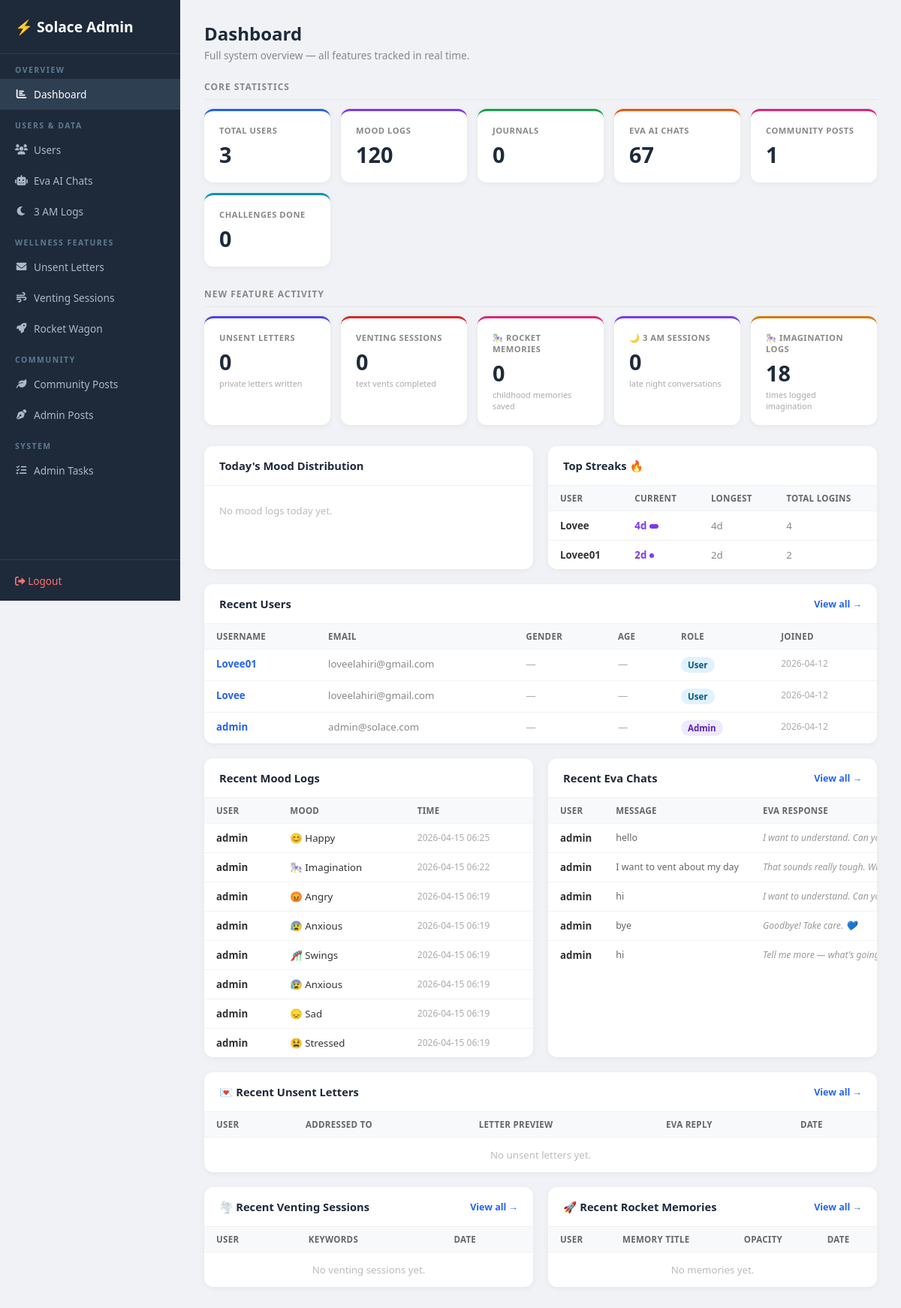
Page /admin (signed in) on the earlier database version.
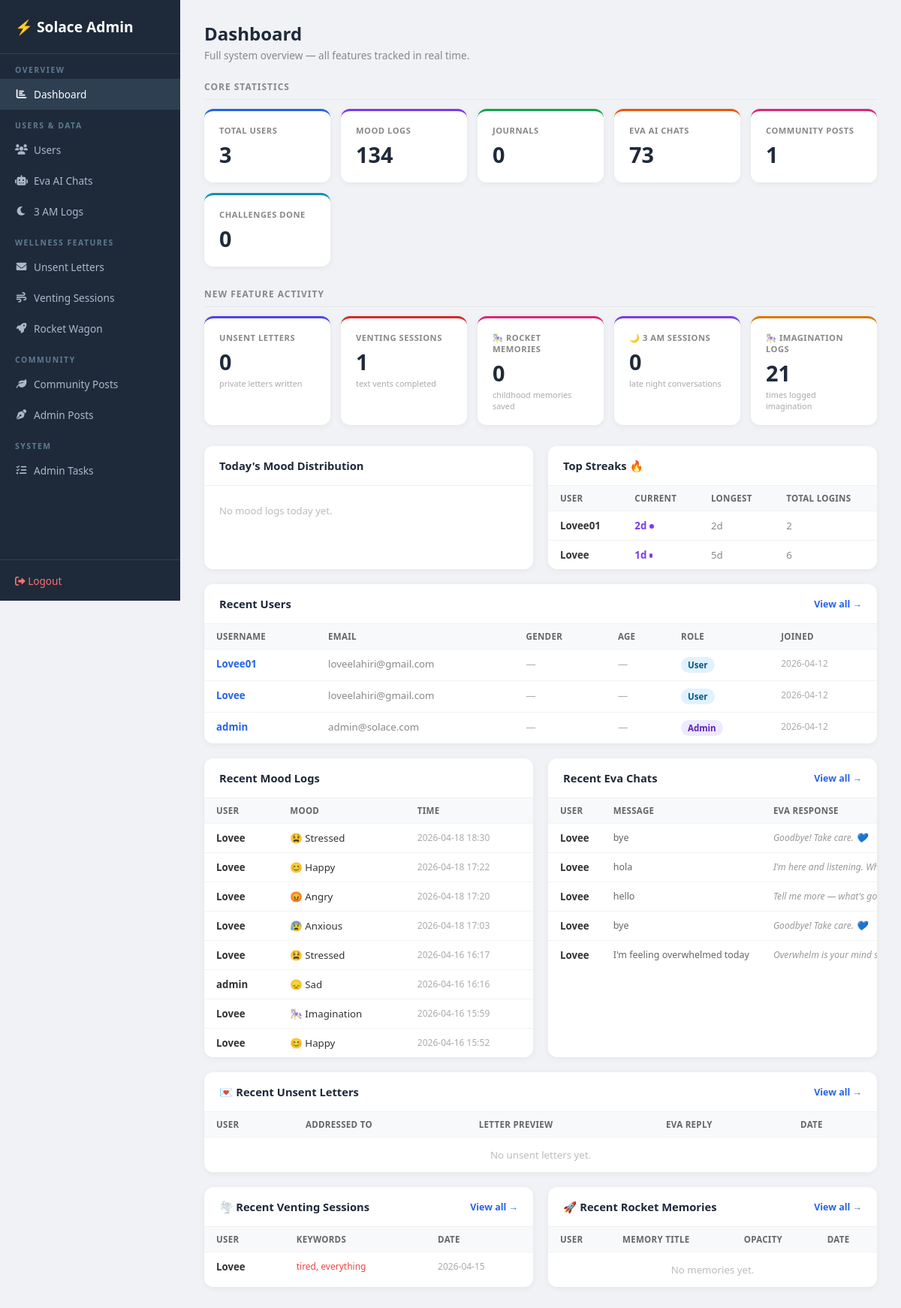
Same page on the later database version.
### tables this page shows
CREATE TABLE login_streaks (
                id            INTEGER PRIMARY KEY AUTOINCREMENT,
                user_id       INTEGER UNIQUE REFERENCES users(id),
                current_streak INTEGER DEFAULT 0,
                longest_streak INTEGER DEFAULT 0,
                last_login_date TEXT,
                total_logins   INTEGER DEFAULT 0
            );

CREATE TABLE users (
                id         INTEGER PRIMARY KEY AUTOINCREMENT,
                username   TEXT UNIQUE NOT NULL,
                email      TEXT NOT NULL,
                password   TEXT NOT NULL,
                is_admin   INTEGER DEFAULT 0,
                created_at DATETIME DEFAULT CURRENT_TIMESTAMP
            , gender TEXT DEFAULT '', age INTEGER DEFAULT 0, age_group TEXT DEFAULT '', dob TEXT DEFAULT '');

CREATE TABLE mood_logs (
                id        INTEGER PRIMARY KEY AUTOINCREMENT,
                user_id   INTEGER NOT NULL REFERENCES users(id),
                mood      TEXT NOT NULL,
                timestamp DATETIME DEFAULT CURRENT_TIMESTAMP
            );

CREATE TABLE chat_history (
                id           INTEGER PRIMARY KEY AUTOINCREMENT,
                session_id   TEXT,
                user_id      INTEGER REFERENCES users(id),
                user_message TEXT,
                ai_response  TEXT,
                timestamp    DATETIME DEFAULT CURRENT_TIMESTAMP
            );

CREATE TABLE venting_sessions (
                id         INTEGER PRIMARY KEY AUTOINCREMENT,
                user_id    INTEGER REFERENCES users(id),
                transcript TEXT,
                keywords   TEXT,
                created_at DATETIME DEFAULT CURRENT_TIMESTAMP
            );

### app.py (the view)
@app.route("/admin")
@admin_required
def admin_dashboard() -> Any:
    with get_db() as conn:
        total_users      = conn.execute("SELECT COUNT(*) FROM users").fetchone()[0]
        total_moods      = conn.execute("SELECT COUNT(*) FROM mood_logs").fetchone()[0]
        total_journals   = conn.execute("SELECT COUNT(*) FROM journals").fetchone()[0]
        total_chats      = conn.execute("SELECT COUNT(*) FROM chat_history").fetchone()[0]
        total_posts      = conn.execute("SELECT COUNT(*) FROM community_posts").fetchone()[0]
        total_letters    = conn.execute("SELECT COUNT(*) FROM unsent_letters").fetchone()[0]
        total_vents      = conn.execute("SELECT COUNT(*) FROM venting_sessions").fetchone()[0]
        total_memories   = conn.execute("SELECT COUNT(*) FROM rocket_wagon").fetchone()[0]
        total_challenges = conn.execute("SELECT COUNT(*) FROM daily_challenges WHERE completed=1").fetchone()[0]
        total_3am        = conn.execute("""
            SELECT COUNT(*) FROM chat_history
            WHERE strftime('%H', timestamp) IN ('01','02','03','04')
        """).fetchone()[0]
        mood_today = conn.execute("""
            SELECT mood, COUNT(*) as cnt FROM mood_logs
            WHERE DATE(timestamp) = DATE('now')
            GROUP BY mood ORDER BY cnt DESC
        """).fetchall()
        total_imagination = conn.execute(
            "SELECT COUNT(*) FROM mood_logs WHERE mood='imagination'"
        ).fetchone()[0]
        recent_users = conn.execute(
            "SELECT id, username, email, is_admin, created_at, gender, age FROM users ORDER BY created_at DESC LIMIT 6"
        ).fetchall()
        recent_moods = conn.execute("""
            SELECT u.username, ml.mood, ml.timestamp
            FROM mood_logs ml JOIN users u ON ml.user_id=u.id
            ORDER BY ml.timestamp DESC LIMIT 8
        """).fetchall()
        recent_chats = conn.execute("""
            SELECT u.username, ch.user_message, ch.ai_response, ch.timestamp
            FROM chat_history ch JOIN users u ON ch.user_id=u.id
            ORDER BY ch.timestamp DESC LIMIT 5
        """).fetchall()
        recent_letters = conn.execute("""
            SELECT ul.*, u.username FROM unsent_letters ul
            JOIN users u ON ul.user_id=u.id
            ORDER BY ul.created_at DESC LIMIT 5
        """).fetchall()
        recent_vents = conn.execute("""
            SELECT vs.*, u.username FROM venting_sessions vs
            JOIN users u ON vs.user_id=u.id
            ORDER BY vs.created_at DESC LIMIT 5
        """).fetchall()
        recent_memories = conn.execute("""
            SELECT rw.*, u.username FROM rocket_wagon rw
            JOIN users u ON rw.user_id=u.id
            ORDER BY rw.created_at DESC LIMIT 5
        """).fetchall()
        top_streaks = conn.execute("""
            SELECT u.username, ls.current_streak, ls.longest_streak, ls.total_logins
            FROM login_streaks ls JOIN users u ON ls.user_id=u.id
            ORDER BY ls.current_streak DESC LIMIT 5
        """).fetchall()
    return render_template(
        "admin/dashboard.html",
        total_users=total_users, total_moods=total_moods,
        total_journals=total_journals, total_chats=total_chats,
        total_posts=total_posts, total_letters=total_letters,
        total_vents=total_vents, total_memories=total_memories,
        total_challenges=total_challenges, total_3am=total_3am,
        total_imagination=total_imagination,
        mood_today=mood_today,
        recent_users=recent_users, recent_moods=recent_moods,
        recent_chats=recent_chats, recent_letters=recent_letters,
        recent_vents=recent_vents, recent_memories=recent_memories,
        top_streaks=top_streaks,
    )

### app.py (called while the page is built)
def get_db() -> sqlite3.Connection:
    db_path = os.path.join(os.path.dirname(os.path.abspath(__file__)), "database.db")
    conn = sqlite3.connect(db_path)
    conn.row_factory = sqlite3.Row
    return conn

def admin_required(f: Any) -> Any:
    @wraps(f)
    def dec(*args: Any, **kwargs: Any) -> Any:
        if "user_id" not in session or not session.get("is_admin"):
            flash("Admin access required.")
            return redirect(url_for("login_page"))
        return f(*args, **kwargs)
    return dec

### templates/admin/dashboard.html (shortened to what the changed rows need)
<!DOCTYPE html>
<html lang="en">
<head>
<link rel="stylesheet" href="https://cdnjs.cloudflare.com/ajax/libs/font-awesome/6.0.0/css/all.min.css">
</head>
<body>
<div class="main">
  <div class="page-hd">
    <h1>Dashboard</h1>
  </div>
  <div class="stats-grid">
    <div class="stat purple">
      <div class="stat-lbl">Mood Logs</div>
      <div class="stat-val">{{ total_moods }}</div>
    </div>
    <div class="stat orange">
      <div class="stat-lbl">Eva AI Chats</div>
      <div class="stat-val">{{ total_chats }}</div>
    </div>
  </div>
  <div class="stats-grid">
    <div class="stat red">
      <div class="stat-lbl">Venting Sessions</div>
      <div class="stat-val">{{ total_vents }}</div>
      <div class="stat-sub">text vents completed</div>
    </div>
    <div class="stat yellow">
      <div class="stat-lbl">🎠 Imagination Logs</div>
      <div class="stat-val">{{ total_imagination }}</div>
      <div class="stat-sub">times logged imagination</div>
    </div>
  </div>
  <div class="grid2">
        {% set MOOD_EMOJI = {'happy':'😊','sad':'😞','angry':'😡','anxious':'😰','calm':'😌','stressed':'😫','tired':'😴','imagination':'🎠','swings':'🎢'} %}
    <div class="card">
      <table>
        <thead><tr><th>User</th><th>Current</th><th>Longest</th><th>Total Logins</th></tr></thead>
        <tbody>
          {% for s in top_streaks %}
          <tr>
            <td style="font-weight:600">{{ s.username }}</td>
            <td>
              <span style="font-weight:800;color:#7c3aed;">{{ s.current_streak }}d</span>
              <span class="streak-bar" style="width:{{ [s.current_streak * 3, 80]|min }}px;"></span>
            </td>
            <td style="color:#888;">{{ s.longest_streak }}d</td>
            <td style="color:#888;">{{ s.total_logins }}</td>
          </tr>
          {% else %}
          <tr><td colspan="4" style="color:#bbb;text-align:center;padding:16px;">No streak data yet.</td></tr>
          {% endfor %}
        </tbody>
      </table>
    </div>
  </div>
  <div class="card">
    <table>
      <thead><tr><th>Username</th><th>Email</th><th>Gender</th><th>Age</th><th>Role</th><th>Joined</th></tr></thead>
      <tbody>
        {% for u in recent_users %}
        <tr>
          <td><a href="/admin/users/{{ u.id }}" style="color:#2563eb;text-decoration:none;font-weight:700;">{{ u.username }}</a></td>
          <td style="color:#888;">{{ u.email }}</td>
          <td style="color:#aaa;">{{ u.gender or '—' }}</td>
          <td style="color:#aaa;">{{ u.age or '—' }}</td>
          <td><span class="badge {{ 'admin' if u.is_admin else 'user' }}">{{ 'Admin' if u.is_admin else 'User' }}</span></td>
          <td style="color:#aaa;font-size:0.75rem;">{{ (u.created_at or '')[:10] }}</td>
        </tr>
        {% endfor %}
      </tbody>
    </table>
  </div>
  <div class="grid2">
    <div class="card">
      <table>
        <thead><tr><th>User</th><th>Mood</th><th>Time</th></tr></thead>
        <tbody>
          {% for m in recent_moods %}
          <tr>
            <td style="font-weight:600;">{{ m.username }}</td>
            <td>{{ MOOD_EMOJI.get(m.mood,'✨') if MOOD_EMOJI is defined else '' }} {{ m.mood|capitalize }}</td>
            <td style="color:#aaa;font-size:0.75rem;">{{ (m.timestamp or '')[:16] }}</td>
          </tr>
          {% endfor %}
        </tbody>
      </table>
    </div>
    <div class="card">
      <table>
        <thead><tr><th>User</th><th>Message</th><th>Eva Response</th></tr></thead>
        <tbody>
          {% for c in recent_chats %}
          <tr>
            <td style="font-weight:600;white-space:nowrap;">{{ c.username }}</td>
            <td><div class="preview">{{ c.user_message }}</div></td>
            <td><div class="italic-prev">{{ c.ai_response }}</div></td>
          </tr>
          {% endfor %}
        </tbody>
      </table>
    </div>
  </div>
  <div class="card">
    <table>
      <thead><tr><th>User</th><th>Addressed To</th><th>Letter Preview</th><th>Eva Reply</th><th>Date</th></tr></thead>
    </table>
  </div>
  <div class="grid2">
    <div class="card">
      <table>
        <thead><tr><th>User</th><th>Keywords</th><th>Date</th></tr></thead>
        <tbody>
          {% for v in recent_vents %}
          <tr>
            <td style="font-weight:600;">{{ v.username }}</td>
            <td style="color:#ef4444;font-size:0.75rem;">{{ (v.keywords or '')[:60] }}</td>
            <td style="color:#aaa;font-size:0.75rem;">{{ (v.created_at or '')[:10] }}</td>
          </tr>
          {% else %}
          <tr><td colspan="3" style="color:#bbb;text-align:center;padding:14px;">No venting sessions yet.</td></tr>
          {% endfor %}
        </tbody>
      </table>
    </div>
    <div class="card">
      <table>
        <thead><tr><th>User</th><th>Memory Title</th><th>Opacity</th><th>Date</th></tr></thead>
      </table>
    </div>
  </div>
</div>
</body>
</html>

Differences in the rows shown:
no longer on this page (row unchanged): mood_logs: username "admin", mood "😊", mood "Happy", timestamp "2026-04-15 06:25"
no longer on this page (row unchanged): mood_logs: username "admin", mood "🎠", mood "Imagination", timestamp "2026-04-15 06:22"
no longer on this page (row unchanged): mood_logs: username "admin", mood "😡", mood "Angry", timestamp "2026-04-15 06:19"
no longer on this page (row unchanged): mood_logs: username "admin", mood "😰", mood "Anxious", timestamp "2026-04-15 06:19"
no longer on this page (row unchanged): mood_logs: username "admin", mood "🎢", mood "Swings", timestamp "2026-04-15 06:19"
no longer on this page (row unchanged): mood_logs: username "admin", mood "😰", mood "Anxious", timestamp "2026-04-15 06:19"
no longer on this page (row unchanged): mood_logs: username "admin", mood "😞", mood "Sad", timestamp "2026-04-15 06:19"
no longer on this page (row unchanged): mood_logs: username "admin", mood "😫", mood "Stressed", timestamp "2026-04-15 06:19"
no longer on this page (row unchanged): chat_history: username "admin", user_message "hello", ai_response "I want to understand. Can you share a…"
no longer on this page (row unchanged): chat_history: username "admin", user_message "I want to vent about my day", ai_response "That sounds really tough. What's been…"
no longer on this page (row unchanged): chat_history: username "admin", user_message "hi", ai_response "I want to understand. Can you share a…"
no longer on this page (row unchanged): chat_history: username "admin", user_message "bye", ai_response "Goodbye! Take care. 💙"
no longer on this page (row unchanged): chat_history: username "admin", user_message "hi", ai_response "Tell me more — what's going on for yo…"
shown differently, row unchanged: login_streaks "Lovee01": moves up the list
changed login_streaks "Lovee": current_streak "4" → "1"; {{ [s.current_streak * 3, 80]|min }} 12 → 3 (drawn); longest_streak "4" → "5"; total_logins "4" → "6"
added mood_logs: username "Lovee", mood "😫", mood "Stressed", timestamp "2026-04-18 18:30"
added mood_logs: username "Lovee", mood "😊", mood "Happy", timestamp "2026-04-18 17:22"
added mood_logs: username "Lovee", mood "😡", mood "Angry", timestamp "2026-04-18 17:20"
added mood_logs: username "Lovee", mood "😰", mood "Anxious", timestamp "2026-04-18 17:03"
added mood_logs: username "Lovee", mood "😫", mood "Stressed", timestamp "2026-04-16 16:17"
added mood_logs: username "admin", mood "😞", mood "Sad", timestamp "2026-04-16 16:16"
added mood_logs: username "Lovee", mood "🎠", mood "Imagination", timestamp "2026-04-16 15:59"
added mood_logs: username "Lovee", mood "😊", mood "Happy", timestamp "2026-04-16 15:52"
added chat_history: username "Lovee", user_message "bye", ai_response "Goodbye! Take care. 💙"
added chat_history: username "Lovee", user_message "hola", ai_response "I'm here and listening. What would you…"
added chat_history: username "Lovee", user_message "hello", ai_response "Tell me more — what's going on for yo…"
added chat_history: username "Lovee", user_message "bye", ai_response "Goodbye! Take care. 💙"
added chat_history: username "Lovee", user_message "I'm feeling overwhelmed today", ai_response "Overwhelm is your mind saying it need…"
added venting_sessions: username "Lovee", keywords "tired, everything", created_at "2026-04-15"
Other differences:
{{ total_moods }}: "120" → "134"
{{ total_chats }}: "67" → "73"
{{ total_vents }}: "0" → "1"
{{ total_imagination }}: "18" → "21"
text no longer shown: "No venting sessions yet."
